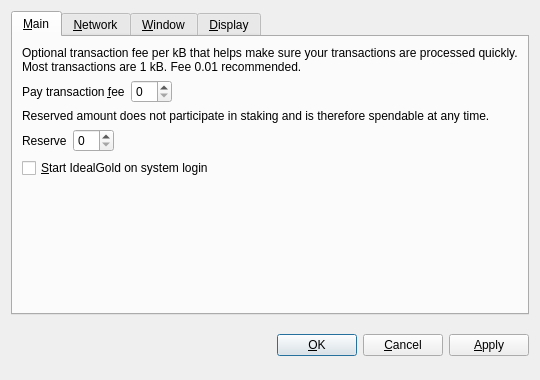
<?xml version="1.0" encoding="UTF-8"?>
<ui version="4.0">
 <class>OptionsDialog</class>
 <widget class="QDialog" name="OptionsDialog">
  <property name="geometry">
   <rect>
    <x>0</x>
    <y>0</y>
    <width>540</width>
    <height>380</height>
   </rect>
  </property>
  <property name="windowTitle">
   <string>Options</string>
  </property>
  <property name="modal">
   <bool>true</bool>
  </property>
  <layout class="QVBoxLayout" name="verticalLayout">
   <item>
    <widget class="QTabWidget" name="tabWidget">
     <property name="tabPosition">
      <enum>QTabWidget::North</enum>
     </property>
     <property name="currentIndex">
      <number>0</number>
     </property>
     <widget class="QWidget" name="tabMain">
      <attribute name="title">
       <string>&amp;Main</string>
      </attribute>
      <layout class="QVBoxLayout" name="verticalLayout_Main">
       <item>
        <widget class="QLabel" name="transactionFeeInfoLabel">
         <property name="text">
          <string>Optional transaction fee per kB that helps make sure your transactions are processed quickly. Most transactions are 1 kB. Fee 0.01 recommended.</string>
         </property>
         <property name="textFormat">
          <enum>Qt::PlainText</enum>
         </property>
         <property name="wordWrap">
          <bool>true</bool>
         </property>
        </widget>
       </item>
       <item>
        <layout class="QHBoxLayout" name="horizontalLayoutFee">
         <item>
          <widget class="QLabel" name="transactionFeeLabel">
           <property name="text">
            <string>Pay transaction &amp;fee</string>
           </property>
           <property name="textFormat">
            <enum>Qt::PlainText</enum>
           </property>
           <property name="buddy">
            <cstring>transactionFee</cstring>
           </property>
          </widget>
         </item>
         <item>
          <widget class="BitcoinAmountField" name="transactionFee"/>
         </item>
         <item>
          <spacer name="horizontalSpacerFee">
           <property name="orientation">
            <enum>Qt::Horizontal</enum>
           </property>
           <property name="sizeHint" stdset="0">
            <size>
             <width>40</width>
             <height>20</height>
            </size>
           </property>
          </spacer>
         </item>
        </layout>
       </item>
       <item>
        <widget class="QLabel" name="reserveBalanceInfoLabel">
         <property name="text">
          <string>Reserved amount does not participate in staking and is therefore spendable at any time.</string>
         </property>
         <property name="textFormat">
          <enum>Qt::PlainText</enum>
         </property>
         <property name="wordWrap">
          <bool>true</bool>
         </property>
        </widget>
       </item>
       <item>
        <layout class="QHBoxLayout" name="horizontalLayoutReserveBalance">
         <item>
          <widget class="QLabel" name="reserveBalanceLabel">
           <property name="text">
            <string>Reserve</string>
           </property>
           <property name="textFormat">
            <enum>Qt::PlainText</enum>
           </property>
           <property name="buddy">
            <cstring>reserveBalance</cstring>
           </property>
          </widget>
         </item>
         <item>
          <widget class="BitcoinAmountField" name="reserveBalance"/>
         </item>
         <item>
          <spacer name="horizontalSpacerReserveBalance">
           <property name="orientation">
            <enum>Qt::Horizontal</enum>
           </property>
           <property name="sizeHint" stdset="0">
            <size>
             <width>40</width>
             <height>20</height>
            </size>
           </property>
          </spacer>
         </item>
        </layout>
       </item>
       <item>
        <widget class="QCheckBox" name="bitcoinAtStartup">
         <property name="toolTip">
          <string>Automatically start IdealGold after logging in to the system.</string>
         </property>
         <property name="text">
          <string>&amp;Start IdealGold on system login</string>
         </property>
        </widget>
       </item>
       <item>
        <spacer name="verticalSpacer_Main">
         <property name="orientation">
          <enum>Qt::Vertical</enum>
         </property>
         <property name="sizeHint" stdset="0">
          <size>
           <width>20</width>
           <height>40</height>
          </size>
         </property>
        </spacer>
       </item>
      </layout>
     </widget>
     <widget class="QWidget" name="tabNetwork">
      <attribute name="title">
       <string>&amp;Network</string>
      </attribute>
      <layout class="QVBoxLayout" name="verticalLayout_Network">
       <item>
        <widget class="QCheckBox" name="mapPortUpnp">
         <property name="toolTip">
          <string>Automatically open the IdealGold client port on the router. This only works when your router supports UPnP and it is enabled.</string>
         </property>
         <property name="text">
          <string>Map port using &amp;UPnP</string>
         </property>
        </widget>
       </item>
       <item>
        <widget class="QCheckBox" name="connectSocks">
         <property name="toolTip">
          <string>Connect to the IdealGold network through a SOCKS proxy (e.g. when connecting through Tor).</string>
         </property>
         <property name="text">
          <string>&amp;Connect through SOCKS proxy:</string>
         </property>
        </widget>
       </item>
       <item>
        <layout class="QHBoxLayout" name="horizontalLayout_Network">
         <item>
          <widget class="QLabel" name="proxyIpLabel">
           <property name="text">
            <string>Proxy &amp;IP:</string>
           </property>
           <property name="textFormat">
            <enum>Qt::PlainText</enum>
           </property>
           <property name="buddy">
            <cstring>proxyIp</cstring>
           </property>
          </widget>
         </item>
         <item>
          <widget class="QValidatedLineEdit" name="proxyIp">
           <property name="maximumSize">
            <size>
             <width>140</width>
             <height>16777215</height>
            </size>
           </property>
           <property name="toolTip">
            <string>IP address of the proxy (e.g. 127.0.0.1)</string>
           </property>
          </widget>
         </item>
         <item>
          <widget class="QLabel" name="proxyPortLabel">
           <property name="text">
            <string>&amp;Port:</string>
           </property>
           <property name="textFormat">
            <enum>Qt::PlainText</enum>
           </property>
           <property name="buddy">
            <cstring>proxyPort</cstring>
           </property>
          </widget>
         </item>
         <item>
          <widget class="QLineEdit" name="proxyPort">
           <property name="maximumSize">
            <size>
             <width>55</width>
             <height>16777215</height>
            </size>
           </property>
           <property name="toolTip">
            <string>Port of the proxy (e.g. 9050)</string>
           </property>
          </widget>
         </item>
         <item>
          <widget class="QLabel" name="socksVersionLabel">
           <property name="text">
            <string>SOCKS &amp;Version:</string>
           </property>
           <property name="textFormat">
            <enum>Qt::PlainText</enum>
           </property>
           <property name="buddy">
            <cstring>socksVersion</cstring>
           </property>
          </widget>
         </item>
         <item>
          <widget class="QValueComboBox" name="socksVersion">
           <property name="toolTip">
            <string>SOCKS version of the proxy (e.g. 5)</string>
           </property>
          </widget>
         </item>
         <item>
          <spacer name="horizontalSpacer_Network">
           <property name="orientation">
            <enum>Qt::Horizontal</enum>
           </property>
           <property name="sizeHint" stdset="0">
            <size>
             <width>40</width>
             <height>20</height>
            </size>
           </property>
          </spacer>
         </item>
        </layout>
       </item>
       <item>
        <spacer name="verticalSpacer_Network">
         <property name="orientation">
          <enum>Qt::Vertical</enum>
         </property>
         <property name="sizeHint" stdset="0">
          <size>
           <width>20</width>
           <height>40</height>
          </size>
         </property>
        </spacer>
       </item>
      </layout>
     </widget>
     <widget class="QWidget" name="tabWindow">
      <attribute name="title">
       <string>&amp;Window</string>
      </attribute>
      <layout class="QVBoxLayout" name="verticalLayout_Window">
       <item>
        <widget class="QCheckBox" name="minimizeToTray">
         <property name="toolTip">
          <string>Show only a tray icon after minimizing the window.</string>
         </property>
         <property name="text">
          <string>&amp;Minimize to the tray instead of the taskbar</string>
         </property>
        </widget>
       </item>
       <item>
        <widget class="QCheckBox" name="minimizeOnClose">
         <property name="toolTip">
          <string>Minimize instead of exit the application when the window is closed. When this option is enabled, the application will be closed only after selecting Quit in the menu.</string>
         </property>
         <property name="text">
          <string>M&amp;inimize on close</string>
         </property>
        </widget>
       </item>
       <item>
        <spacer name="verticalSpacer_Window">
         <property name="orientation">
          <enum>Qt::Vertical</enum>
         </property>
         <property name="sizeHint" stdset="0">
          <size>
           <width>20</width>
           <height>40</height>
          </size>
         </property>
        </spacer>
       </item>
      </layout>
     </widget>
     <widget class="QWidget" name="tabDisplay">
      <attribute name="title">
       <string>&amp;Display</string>
      </attribute>
      <layout class="QVBoxLayout" name="verticalLayout_Display">
       <item>
        <layout class="QHBoxLayout" name="horizontalLayout_1_Display">
         <item>
          <widget class="QLabel" name="langLabel">
           <property name="text">
            <string>User Interface &amp;language:</string>
           </property>
           <property name="textFormat">
            <enum>Qt::PlainText</enum>
           </property>
           <property name="buddy">
            <cstring>lang</cstring>
           </property>
          </widget>
         </item>
         <item>
          <widget class="QValueComboBox" name="lang">
           <property name="toolTip">
            <string>The user interface language can be set here. This setting will take effect after restarting IdealGold.</string>
           </property>
          </widget>
         </item>
        </layout>
       </item>
       <item>
        <layout class="QHBoxLayout" name="horizontalLayout_2_Display">
         <item>
          <widget class="QLabel" name="unitLabel">
           <property name="text">
            <string>&amp;Unit to show amounts in:</string>
           </property>
           <property name="textFormat">
            <enum>Qt::PlainText</enum>
           </property>
           <property name="buddy">
            <cstring>unit</cstring>
           </property>
          </widget>
         </item>
         <item>
          <widget class="QValueComboBox" name="unit">
           <property name="toolTip">
            <string>Choose the default subdivision unit to show in the interface and when sending coins.</string>
           </property>
          </widget>
         </item>
        </layout>
       </item>
       <item>
        <widget class="QCheckBox" name="displayAddresses">
         <property name="toolTip">
          <string>Whether to show IdealGold addresses in the transaction list or not.</string>
         </property>
         <property name="text">
          <string>&amp;Display addresses in transaction list</string>
         </property>
        </widget>
       </item>
       <item>
        <widget class="QCheckBox" name="coinControlFeatures">
         <property name="toolTip">
          <string>Whether to show coin control features or not.</string>
         </property>
         <property name="text">
          <string>Display coin &amp;control features (experts only!)</string>
         </property>
        </widget>
       </item>
       <item>
        <spacer name="verticalSpacer_Display">
         <property name="orientation">
          <enum>Qt::Vertical</enum>
         </property>
         <property name="sizeHint" stdset="0">
          <size>
           <width>20</width>
           <height>40</height>
          </size>
         </property>
        </spacer>
       </item>
      </layout>
     </widget>
    </widget>
   </item>
   <item>
    <layout class="QHBoxLayout" name="horizontalLayout_Buttons">
     <item>
      <spacer name="horizontalSpacer_1">
       <property name="orientation">
        <enum>Qt::Horizontal</enum>
       </property>
       <property name="sizeHint" stdset="0">
        <size>
         <width>40</width>
         <height>48</height>
        </size>
       </property>
      </spacer>
     </item>
     <item>
      <widget class="QLabel" name="statusLabel">
       <property name="font">
        <font>
         <weight>75</weight>
         <bold>true</bold>
        </font>
       </property>
       <property name="text">
        <string/>
       </property>
       <property name="textFormat">
        <enum>Qt::PlainText</enum>
       </property>
       <property name="wordWrap">
        <bool>true</bool>
       </property>
      </widget>
     </item>
     <item>
      <spacer name="horizontalSpacer_2">
       <property name="orientation">
        <enum>Qt::Horizontal</enum>
       </property>
       <property name="sizeHint" stdset="0">
        <size>
         <width>40</width>
         <height>48</height>
        </size>
       </property>
      </spacer>
     </item>
     <item>
      <widget class="QPushButton" name="okButton">
       <property name="text">
        <string>&amp;OK</string>
       </property>
      </widget>
     </item>
     <item>
      <widget class="QPushButton" name="cancelButton">
       <property name="text">
        <string>&amp;Cancel</string>
       </property>
       <property name="autoDefault">
        <bool>false</bool>
       </property>
      </widget>
     </item>
     <item>
      <widget class="QPushButton" name="applyButton">
       <property name="text">
        <string>&amp;Apply</string>
       </property>
       <property name="autoDefault">
        <bool>false</bool>
       </property>
      </widget>
     </item>
    </layout>
   </item>
  </layout>
 </widget>
 <customwidgets>
  <customwidget>
   <class>BitcoinAmountField</class>
   <extends>QSpinBox</extends>
   <header>bitcoinamountfield.h</header>
  </customwidget>
  <customwidget>
   <class>QValueComboBox</class>
   <extends>QComboBox</extends>
   <header>qvaluecombobox.h</header>
  </customwidget>
  <customwidget>
   <class>QValidatedLineEdit</class>
   <extends>QLineEdit</extends>
   <header>qvalidatedlineedit.h</header>
  </customwidget>
 </customwidgets>
 <resources/>
 <connections/>
</ui>
